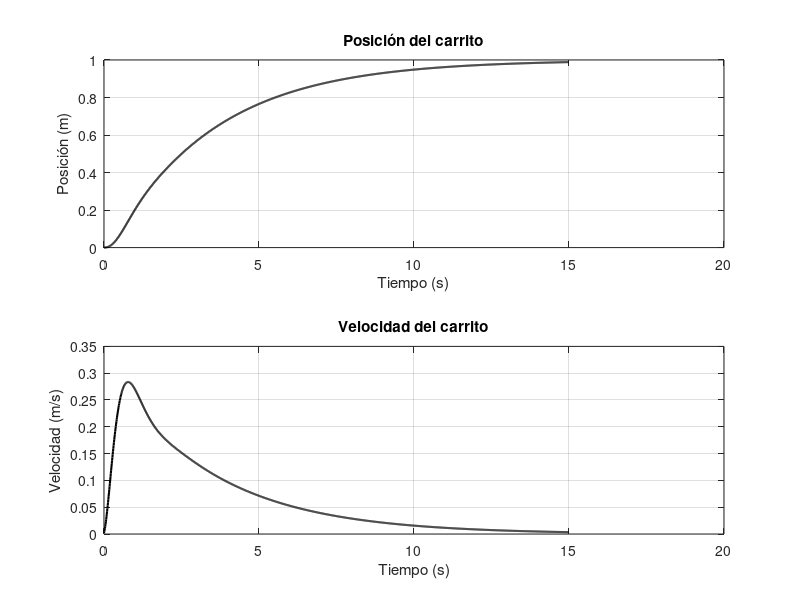
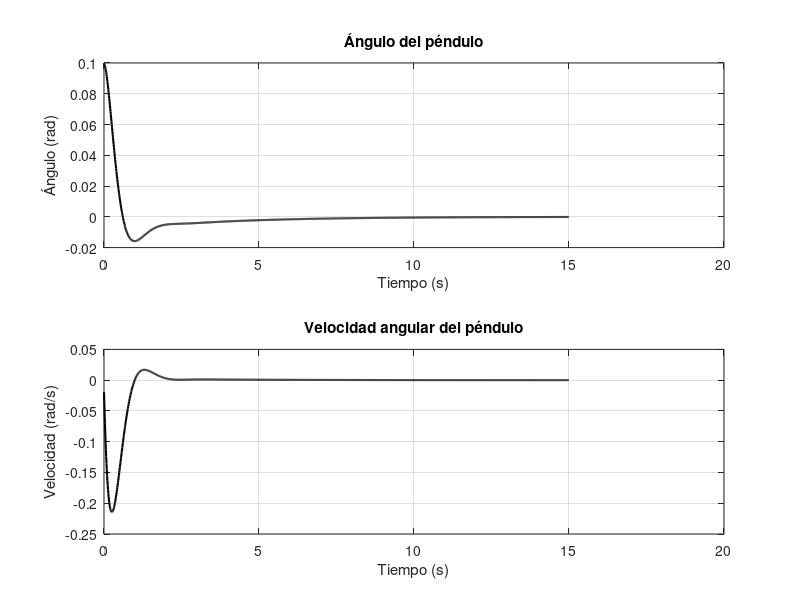
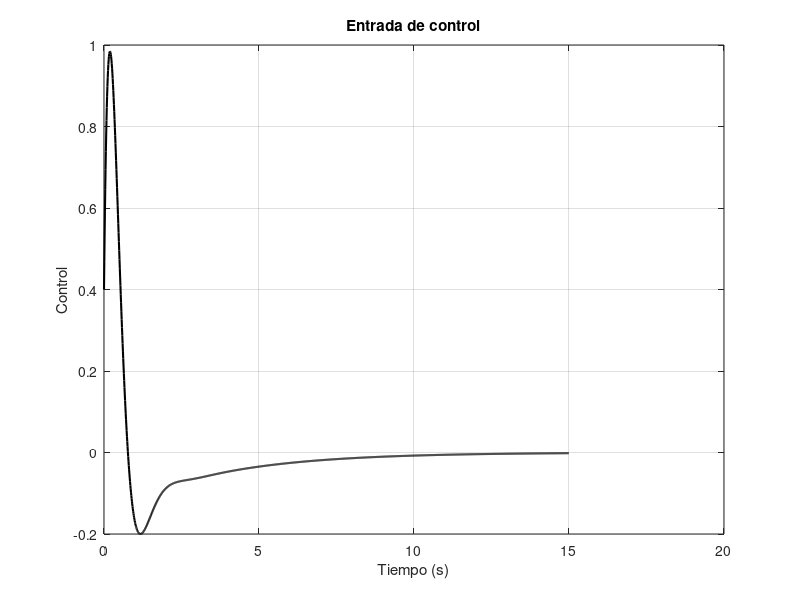

Reproduce these figures in MATLAB, in order.
% Parámetros físicos
massPendulum = 0.1;
massCart = 1.5;
lengthPendulum = 0.4;
gravity = 9.81;
timeStep = 0.01;
totalTime = 15;
nIterations = totalTime / timeStep;

% Condiciones iniciales
cartPosition = 0;
cartVelocity = 0;
pendulumAngle = 0.1;
pendulumVelocity = 0;

% Parámetros de control PD
kpCart = 1.3;
kdCart = 5;
kpPendulum = 9;
kdPendulum = 4;

% Setpoints
cartPositionDesired = 1;
cartVelocityDesired = 0;
pendulumAngleDesired = 0;
pendulumVelocityDesired = 0;

% Variables de almacenamiento
cartPositionHist = zeros(1, nIterations);
cartVelocityHist = zeros(1, nIterations);
pendulumAngleHist = zeros(1, nIterations);
pendulumVelocityHist = zeros(1, nIterations);
controlHist = zeros(1, nIterations);

% Simulación
for k = 1:nIterations
    % Errores
    errorCart = cartPositionDesired - cartPosition;
    errorVelocityCart = cartVelocityDesired - cartVelocity;
    errorPendulum = pendulumAngleDesired - pendulumAngle;
    errorVelocityPendulum = pendulumVelocityDesired - pendulumVelocity;
    
    % Control PD
    controlInput = kpCart * errorCart + kdCart * errorVelocityCart + ...
                   kpPendulum * errorPendulum + kdPendulum * errorVelocityPendulum;
    
    % Dinámica del sistema
    cartAcceleration = (1/massCart) * (controlInput - massPendulum * gravity * pendulumAngle);
    pendulumAcceleration = (controlInput - (massPendulum + massCart) * gravity * pendulumAngle) / (massCart * lengthPendulum);
    
    % Integración numérica
    cartVelocity = cartVelocity + cartAcceleration * timeStep;
    cartPosition = cartPosition + cartVelocity * timeStep;
    
    pendulumVelocity = pendulumVelocity + pendulumAcceleration * timeStep;
    pendulumAngle = pendulumAngle + pendulumVelocity * timeStep;
    
    % Almacenar valores
    cartPositionHist(k) = cartPosition;
    cartVelocityHist(k) = cartVelocity;
    pendulumAngleHist(k) = pendulumAngle;
    pendulumVelocityHist(k) = pendulumVelocity;
    controlHist(k) = controlInput;
end

% Graficar resultados
timeVector = 0:timeStep:totalTime-timeStep;

% Posición y velocidad del carrito
figure;
subplot(2,1,1);
plot(timeVector, cartPositionHist,'k','LineWidth', 1.5);
xlabel('Tiempo (s)'); ylabel('Posición (m)');
title('Posición del carrito');
grid on;

subplot(2,1,2);
plot(timeVector, cartVelocityHist, 'k', 'LineWidth', 1.5);
xlabel('Tiempo (s)'); ylabel('Velocidad (m/s)');
title('Velocidad del carrito');
grid on;

% Ángulo y velocidad angular del péndulo
figure;
subplot(2,1,1);
plot(timeVector, pendulumAngleHist, 'k', 'LineWidth', 1.5);
xlabel('Tiempo (s)'); ylabel('Ángulo (rad)');
title('Ángulo del péndulo');
grid on;

subplot(2,1,2);
plot(timeVector, pendulumVelocityHist, 'k', 'LineWidth', 1.5);
xlabel('Tiempo (s)'); ylabel('Velocidad (rad/s)');
title('Velocidad angular del péndulo');
grid on;

% Entrada de control
figure;
plot(timeVector, controlHist, 'k', 'LineWidth', 1.5);
xlabel('Tiempo (s)'); ylabel('Control');
title('Entrada de control');
grid on;

